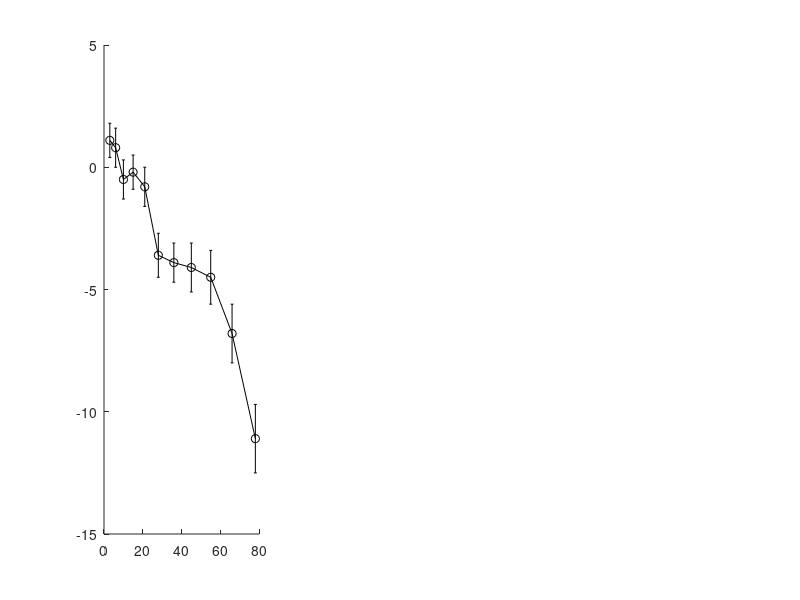

Here is the MATLAB script that generated this plot: (Note: this script raises an error after producing the figure.)
clear all
close all
clc

fontsize = 12.5;

Lag = [1.1 0.8 -0.5 -0.2 -0.8 -3.6 -3.9 -4.1 -4.5 -6.8 -11.1];
Lagstd = [0.7 0.8 0.8 0.7 0.8 0.9 0.8 1 1.1 1.2 1.4];
ATLs = [3 6 10 15 21 28 36 45 55 66 78];

LeLa_fit = polyfit(ATLs,Lag,1);
LeLa_fit = polyval(LeLa_fit,ATLs);

subplot(1,3,1)
errorbar(ATLs,Lag,Lagstd,'o-k','MarkerSize',8,'MarkerFaceColor',[0.5 0.5 0.5],'LineStyle','none')
hold on
plot(ATLs,LeLa_fit,'--','color',[0.5 0.5 0.5],'LineWidth',2)
grid on
ylim([-13 4])
xlim([-2 82])
grid on
set(gca,'FontSize',fontsize)
ylabel('Lag in Percentage of a 90 bmp beat')
xlabel('Transmission Latency (ms)')

% time paramters
fs = 10000;
T = 1/fs;
dur = 10;
t = 0:T:(dur-T);
ntime = length(t);

% metronome parameters
IOI = 0.667;
ft = 1/IOI;
bpm = ft*60;
x = exp(1i*2*pi*t*ft);

c1cycs = [0:2:99];
c1cycs = c1cycs(:);
c2cycs = [2:2:99];
c2cycs = c2cycs(:);
ATLs = [0 3 6 10 15 21 28 36 45 55 66 78]*fs/1000;
duet_start_n = 0;
idem = 1;
lets = {'B','C','D'};
a = 1;
b = -1;
A = 0.5;
F = 1;
D = 0.05;
LeLas = [];
f_delt = 0.02;

for ATL = ATLs; % the different ATLs to be tested
    
    zdel = round(0.222*fs); % delay as a fraction of the sampling rate
    
    % oscillator initialization
    zm1 = exp(1i*2*pi)*ones(size(t));
    f1 = ft;
    zm2 = exp(1i*2*pi)*ones(size(t));
    f2 = ft;
    
    c1on = zeros(size(t));
    c2on = zeros(size(t));
    
    c1 = 0;
    c2 = 0; % compensating for the initial response
    n = 1;
    n_switch = [1];
    c1_on = 1;
    
    while n<=zdel
        if n>ATL + 1
            zm1(n+1) = zm1(n) + f1*T*(zm1(n)*(a + 1i*2*pi + b*abs(zm1(n)).^2) - A*zm1(n));
            zm2(n+1) = zm2(n) + (f2 + f_delt)*T*(zm2(n)*(a + 1i*2*pi + b*abs(zm2(n)).^2) + F*zm1(n-ATL));
            n = n + 1;
        else
            zm1(n+1) = zm1(n) + f1*T*(zm1(n)*(a + 1i*2*pi + b*abs(zm1(n)).^2) - zm1(n)/abs(zm1(n)));
            zm2(n+1) = zm2(n) + (f2 + f_delt)*T*(zm2(n)*(a + 1i*2*pi + b*abs(zm2(n)).^2));
            n = n + 1;
        end
    end
    
    while n < ntime
        
        if (real(zm2(n) - zm2(n-1))) < 0 && (real(zm2(n-1) - zm2(n-2))) > 0 && n>(n_switch(end)+1000) && c1_on == 1 % true everytime a cycle ends
            c1_on = 0;
            n_switch = [n_switch n];
        end
        if (real(zm1(n) - zm1(n-1))) < 0 && (real(zm1(n-1) - zm1(n-2))) > 0 && n>(n_switch(end)+1000) && c1_on == 0 % true everytime a cycle ends
            c1_on = 1;
            n_switch = [n_switch n];
        end
        if c1_on
            c1on(n) = 1;
        end
        if ~c1_on
            c2on(n) = 1;
        end
        
        zm1(n+1) = zm1(n) + (f1 + c2on(n-ATL)*f_delt)*T*(zm1(n)*(a + 1i*2*pi + b*abs(zm1(n)).^2) - A*c1on(n)*zm1(n) + F*c2on(n-ATL)*zm2(n-ATL) - D*(1/f1).*(zm1(n - zdel)));
        zm2(n+1) = zm2(n) + (f2 + c1on(n-ATL)*f_delt)*T*(zm2(n)*(a + 1i*2*pi + b*abs(zm2(n)).^2) - A*c2on(n)*zm2(n) + F*c1on(n-ATL)*zm1(n-ATL) - D*(1/f2).*(zm2(n - zdel)));
        
        n = n + 1;
    end
    
    [pks, rawbeats1] = findpeaks(real(zm1));
%         plot(real(zm1))
%         hold on
%         plot(rawbeats1,pks,'*')
    [pks, rawbeats2] = findpeaks(real(zm2));        
%         plot(real(zm2))
%         plot(rawbeats2,pks,'*')
%         plot(c1on)
%         length(rawbeats1)
%         length(rawbeats2)
%         pause
%         clf
    asynchronies = [];
    
    for iswitch=2:length(n_switch)
        if mod(iswitch,2) == 0
            all_asynchs = n_switch(iswitch) - rawbeats1;
            clipped_asynchs = min(abs(all_asynchs),fs/10);% clip asynchronies with magnitude greater than 0.1sec            
            ROI_asynchs = rawbeats1(find(clipped_asynchs<(fs/10)));
            asynchronies = [asynchronies n_switch(iswitch) - ROI_asynchs(1)];
        else
            all_asynchs = n_switch(iswitch) - rawbeats2;
            clipped_asynchs = min(abs(all_asynchs),fs/10);% clip asynchronies with magnitude greater than 0.1sec            
            ROI_asynchs = rawbeats2(find(clipped_asynchs<(fs/10)));
            asynchronies = [asynchronies n_switch(iswitch) - ROI_asynchs(1)];
        end
    end
    
    asynchs = asynchronies(1:2:end-1) + asynchronies(2:2:end);
    
    LeLas = [LeLas mean(asynchs)/10]
    
end
LeLa_all  = LeLas;

subplot(1,3,2)
plot(ATLs/10,-100*LeLa_all/666,'ok','MarkerSize',5,'MarkerFaceColor',[0.5 0.5 0.5],'LineStyle','none')
hold on
plot([3 6 10 15 21 28 36 45 55 66 78],LeLa_fit,'--','color',[0.5 0.5 0.5],'LineWidth',2)
ylim([-13 4])
xlim([-2 82])
grid on
set(gca,'FontSize',fontsize)
xlabel('Transmission Latency (ms)')

D = 0.36;
LeLas = [];

for ATL = ATLs; % the different ATLs to be tested
    
    zdel = round(0.222*fs); % delay as a fraction of the sampling rate
    
    % oscillator initialization
    zm1 = exp(1i*2*pi)*ones(size(t));
    f1 = ft;
    zm2 = exp(1i*2*pi)*ones(size(t));
    f2 = ft;
    
    c1on = zeros(size(t));
    c2on = zeros(size(t));
    
    c1 = 0;
    c2 = 0; % compensating for the initial response
    n = 1;
    n_switch = [1];
    c1_on = 1;
    
    while n<=zdel
        if n>ATL + 1
            zm1(n+1) = zm1(n) + f1*T*(zm1(n)*(a + 1i*2*pi + b*abs(zm1(n)).^2) - A*zm1(n));
            zm2(n+1) = zm2(n) + (f2 + f_delt)*T*(zm2(n)*(a + 1i*2*pi + b*abs(zm2(n)).^2) + F*zm1(n-ATL));
            n = n + 1;
        else
            zm1(n+1) = zm1(n) + f1*T*(zm1(n)*(a + 1i*2*pi + b*abs(zm1(n)).^2) - zm1(n)/abs(zm1(n)));
            zm2(n+1) = zm2(n) + (f2 + f_delt)*T*(zm2(n)*(a + 1i*2*pi + b*abs(zm2(n)).^2));
            n = n + 1;
        end
    end
    
    while n < ntime
        
        if (real(zm2(n) - zm2(n-1))) < 0 && (real(zm2(n-1) - zm2(n-2))) > 0 && n>(n_switch(end)+1000) && c1_on == 1 % true everytime a cycle ends
            c1_on = 0;
            n_switch = [n_switch n];
        end
        if (real(zm1(n) - zm1(n-1))) < 0 && (real(zm1(n-1) - zm1(n-2))) > 0 && n>(n_switch(end)+1000) && c1_on == 0 % true everytime a cycle ends
            c1_on = 1;
            n_switch = [n_switch n];
        end
        if c1_on
            c1on(n) = 1;
        end
        if ~c1_on
            c2on(n) = 1;
        end
        
        zm1(n+1) = zm1(n) + (f1 + c2on(n-ATL)*f_delt)*T*(zm1(n)*(a + 1i*2*pi + b*abs(zm1(n)).^2) - A*c1on(n)*zm1(n) + F*c2on(n-ATL)*zm2(n-ATL) - D*(1/f1).*(zm1(n - zdel)));
        zm2(n+1) = zm2(n) + (f2 + c1on(n-ATL)*f_delt)*T*(zm2(n)*(a + 1i*2*pi + b*abs(zm2(n)).^2) - A*c2on(n)*zm2(n) + F*c1on(n-ATL)*zm1(n-ATL) - D*(1/f2).*(zm2(n - zdel)));
        
        n = n + 1;
    end
    
    [pks, rawbeats1] = findpeaks(real(zm1));
%         plot(real(zm1))
%         hold on
%         plot(rawbeats1,pks,'*')
    [pks, rawbeats2] = findpeaks(real(zm2));        
%         plot(real(zm2))
%         plot(rawbeats2,pks,'*')
%         plot(c1on)
%         length(rawbeats1)
%         length(rawbeats2)
%         pause
%         clf
    asynchronies = [];
    
    for iswitch=2:length(n_switch)
        if mod(iswitch,2) == 0
            all_asynchs = n_switch(iswitch) - rawbeats1;
            clipped_asynchs = min(abs(all_asynchs),fs/10);% clip asynchronies with magnitude greater than 0.1sec            
            ROI_asynchs = rawbeats1(find(clipped_asynchs<(fs/10)));
            asynchronies = [asynchronies n_switch(iswitch) - ROI_asynchs(1)];
        else
            all_asynchs = n_switch(iswitch) - rawbeats2;
            clipped_asynchs = min(abs(all_asynchs),fs/10);% clip asynchronies with magnitude greater than 0.1sec            
            ROI_asynchs = rawbeats2(find(clipped_asynchs<(fs/10)));
            asynchronies = [asynchronies n_switch(iswitch) - ROI_asynchs(1)];
        end
    end
    
    asynchs = asynchronies(1:2:end-1) + asynchronies(2:2:end);
    
    LeLas = [LeLas mean(asynchs)/10]
    
end
LeLa_all  = LeLas;

subplot(1,3,3)
plot(ATLs/10,-100*LeLa_all/666,'ok','MarkerSize',5,'MarkerFaceColor',[0.5 0.5 0.5],'LineStyle','none')
hold on
plot([3 6 10 15 21 28 36 45 55 66 78],LeLa_fit,'--','color',[0.5 0.5 0.5],'LineWidth',2)
ylim([-13 4])
xlim([-2 82])
grid on
set(gca,'FontSize',fontsize)
xlabel('Transmission Latency (ms)')
